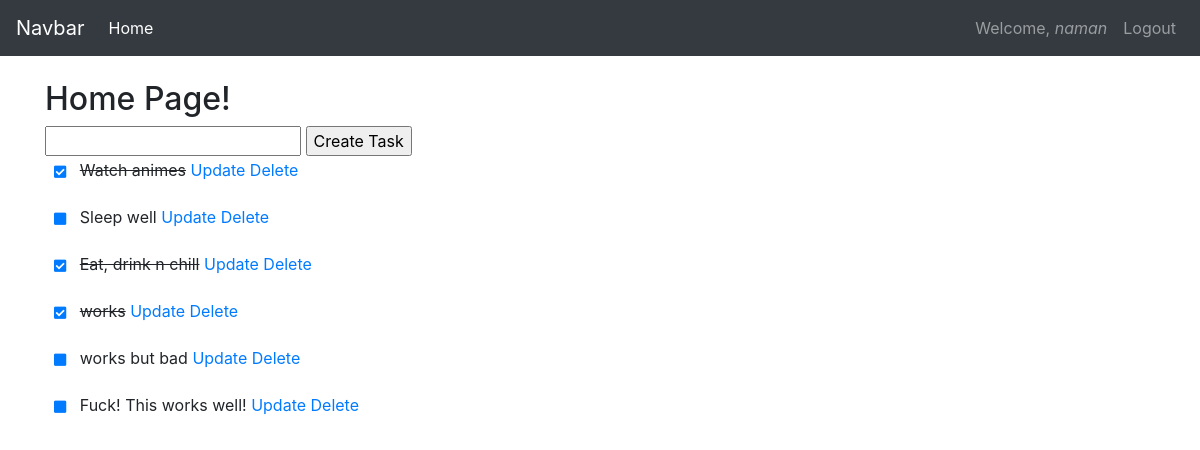
The app's page / (signed in) with its own data.
### task/models.py (models this page shows, shortened)
class Task(models.Model):
	title = models.CharField(max_length=150)
	complete = models.BooleanField(default=False)
	time = models.DateTimeField(auto_now_add=True)
	author = models.ForeignKey(User, on_delete=models.CASCADE)

### task/views.py (the view, shortened to what this page needs)
# urls.py: path('', TaskCreateView.as_view(), name='task-home'),
class TaskCreateView(LoginRequiredMixin, CreateView):
	model = Task
	fields = ['title']
	template_name = 'task/home.html'  # <app>/<model>_<viewtype>.html
	context_object_name = 'tasks'
	extra_context = {}
	def get_context_data(self, *args, **kwargs):
		extra_context = super(TaskCreateView, self).get_context_data(*args, **kwargs)
		extra_context['tasks'] = Task.objects.filter(author=self.request.user)
		return extra_context

### task/templates/task/home.html (shortened to what this page needs)
{% extends 'task/base.html' %}
{% block content %}
<h2>Home Page!</h2>
<form method="POST" action="/">
	{{ form.title }}
	<input type="submit" value="Create Task">
</form>
{% for task in tasks %}
<p>
	{% if task.complete == True %}
	<a href="{% url 'task-status' task.id %}" class="btn btn-sm" role="button"><i class="fas fa-check-square"></i></a>
	<s>{{ task.title }}</s>
	{% else %}
	<a href="{% url 'task-status' task.id %}" class="btn btn-sm" role="button"><i class="fas fa-square"></i></a>
	{{ task.title }}
	{% endif %}
	<a href="{% url 'task-update' task.id %}">Update</a>
	<a href="{% url 'task-delete' task.id %}">Delete</a>
</p>
{% endfor %}
{% endblock content %}

### task/templates/task/base.html (shortened to what this page needs)
{% load static %}
<!DOCTYPE html>
<html lang="en">
<head>
	<link rel="stylesheet" href="https://maxcdn.bootstrapcdn.com/bootstrap/4.0.0/css/bootstrap.min.css">
    <link rel="stylesheet" href="https://use.fontawesome.com/releases/v5.8.1/css/all.css">
	<link rel="stylesheet" type="text/css" href="{% static 'users/style.css' %}">
</head>
<body>
	<nav class="navbar navbar-expand-lg navbar-dark bg-dark">
		<a class="navbar-brand" href="#">Navbar</a>
		<div class="collapse navbar-collapse" id="navbarNav">
			<ul class="navbar-nav">
				<li class="nav-item active">
					<a class="nav-link" href="{% url 'task-home' %}">Home</a>
				</li>
			</ul>
			<div class="navbar-nav ml-auto">
				{% if user.is_authenticated %}
					<a class="nav-item nav-link" href="{% url 'profile' %}">Welcome, <i>{{ user.username }}</i></a>
					<a class="nav-item nav-link" href="{% url 'logout' %}">Logout</a>
				{% else %}
					<a class="nav-item nav-link" href="{% url 'login' %}">Login</a>
					<a class="nav-item nav-link" href="{% url 'register' %}">Register</a>
				{% endif %}
			</div>
		</div>
	</nav>
	<div class="container mt-4">
		{% block content %}
		{% endblock content %}
	</div>
</body>
</html>

### records on screen
Task: title "Watch animes"
Task: title "Sleep well"
Task: title "Eat, drink n chill"
Task: title "works"
Task: title "works but bad"
Task: title "Fuck! This works well!"

### other values on screen
{{ user.username }} "naman"
